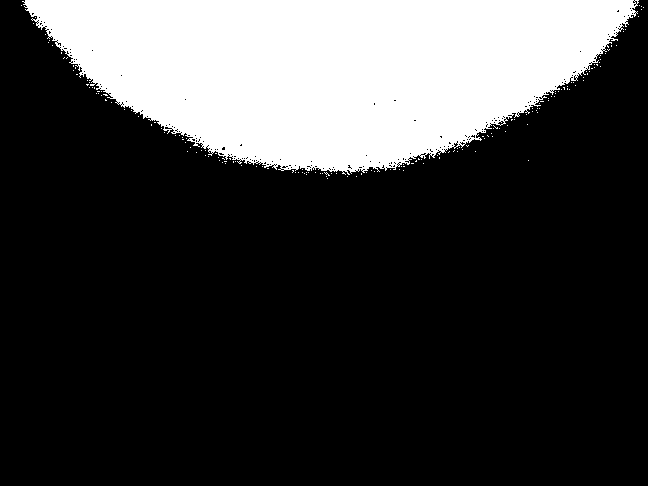
#> input picture StandardScripts/DrawSMMs/RefImgs_Batch1_10bit/Kilauea_1B_V2.png, 648 x 486 px; its folder holds only this picture in this run
$ python Convert.py
#> lines starting #> are read from the running program, lines starting #| are printed output that depends on the picture
import os
import cv2
import matplotlib.pyplot as plt
import numpy as np
for image_name in os.listdir("RefImgs_Batch1_10bit"):
    image = cv2.imread("RefImgs_Batch1_10bit/" + image_name, -1)
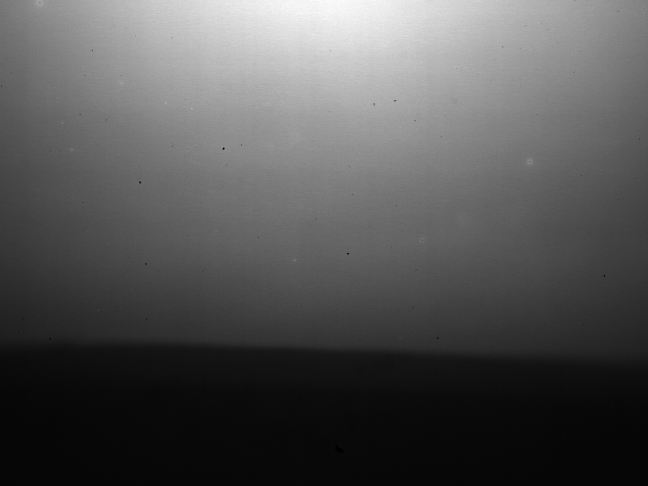
#> image: shape (486, 648) uint16; min 0, max 491, mean 163.8; drawn with min black and max white
    scale_factor = 254/np.max(image)
#> scale_factor = 0.517
    image = (image * scale_factor).astype("uint8")
    plt.imshow(image)
    plt.colorbar()
    plt.show()
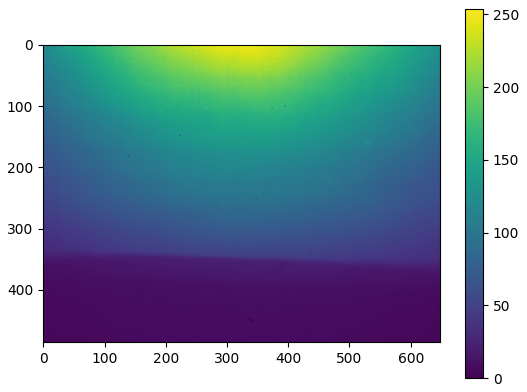
#> figure drawn by matplotlib, 2 panels
    cv2.imwrite("UINT8_B1/" + image_name, image)


#Next, convert the flank masks to numpy:
'''
def labelme_json_to_dataset(json_path):
    os.system("labelme_export_json "+json_path+" -o "+json_path.replace(".","_"))

def show(image):
    plt.imshow(image)
    plt.colorbar()
    plt.show()

def map_line_index_to_channel(line_index):
    #Map the line number in the text file to
    #corresponding colour channel number for the label
    if line_index == 2:
        #First label (second line, after background line)
        #Is red, which is third channel in the BGR label png
        channel = 2
    if line_index == 3:
        #Second label is green
        #Which is the middle channel in BGR label png
        channel = 1
    return channel

def convert_json_labels(folder_name):
    #for each JSON label file
    for json_file in os.listdir(folder_name):
        #Convert to png
        labelme_json_to_dataset(folder_name + "/" + json_file)
        #Read the label image as numpy
        label_subfolder_name = json_file.split(".")[0] + "_json"
        label_png = cv2.imread(folder_name + "/" + label_subfolder_name + "/label.png")
        #plt.imshow(label_png)
        #plt.colorbar()
        #plt.show()
        #print(label_png.shape)
        #Match the label names to pixel values
        #It seems like each channel is being used for one category
        #B G R

        print(label_subfolder_name)
        #show(label_png[:,:,0])
        #show(label_png[:,:,1])
        #show(label_png[:,:,2])

        pixel_masks = np.zeros((486,648))


        #Read each label name in the text file:
        label_file_path = folder_name + "/" + label_subfolder_name + "/label_names.txt"
        with open(label_file_path, 'r') as file:
            line_index = 1
            for line in file:
                category = line.strip()
                if category == "_background_":
                    print("Ignoring background")
                    pass
                elif category == "Flank":
                    print("Saving flank pixels")
                    #Take the channel that matches the line index
                    #and save it in the plume mask
                    channel_index = map_line_index_to_channel(line_index)
                    pixel_masks[:,:] = label_png[:,:,channel_index]
                    #plt.imshow(pixel_masks[0,:,:])
                    #plt.colorbar()
                    #plt.show()
                line_index += 1

        #Convert the masks to binary
        pixel_masks = np.where(pixel_masks > 0, 0, 1)


        #Save these masks in a 'ProcessedLabels/BatchName' folder
        save_path = "FlankMasks/"
        cv2.imwrite(save_path + "FlankPixels_" + json_file.split(".")[0] + ".png", pixel_masks)


convert_json_labels("RawMasks2")

'''
